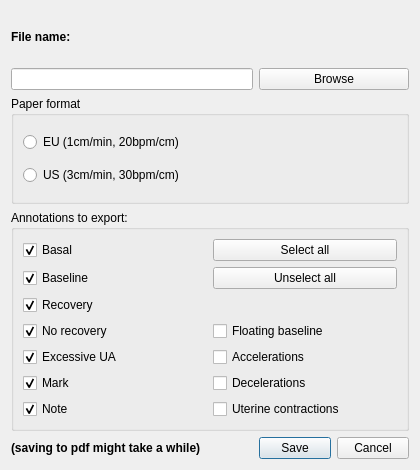
<?xml version="1.0" encoding="UTF-8"?>
<ui version="4.0">
 <class>ExportToPdf</class>
 <widget class="QWidget" name="ExportToPdf">
  <property name="geometry">
   <rect>
    <x>0</x>
    <y>0</y>
    <width>420</width>
    <height>470</height>
   </rect>
  </property>
  <property name="windowTitle">
   <string>Export to PDF</string>
  </property>
  <layout class="QGridLayout" name="gridLayout">
   <item row="0" column="1">
    <widget class="QLabel" name="label">
     <property name="maximumSize">
      <size>
       <width>16777215</width>
       <height>16777215</height>
      </size>
     </property>
     <property name="font">
      <font>
       <weight>75</weight>
       <bold>true</bold>
      </font>
     </property>
     <property name="text">
      <string>File name:</string>
     </property>
    </widget>
   </item>
   <item row="1" column="1" colspan="2">
    <widget class="QLineEdit" name="lnFileName"/>
   </item>
   <item row="1" column="3">
    <widget class="QPushButton" name="btnBrowse">
     <property name="maximumSize">
      <size>
       <width>16777215</width>
       <height>16777215</height>
      </size>
     </property>
     <property name="text">
      <string>Browse</string>
     </property>
    </widget>
   </item>
   <item row="5" column="1" rowspan="3" colspan="3">
    <widget class="QGroupBox" name="gbAnn">
     <property name="title">
      <string>Annotations to export:</string>
     </property>
     <layout class="QGridLayout" name="gridLayout_2">
      <item row="0" column="0">
       <widget class="QCheckBox" name="cbBasal">
        <property name="text">
         <string>Basal</string>
        </property>
        <property name="checked">
         <bool>true</bool>
        </property>
       </widget>
      </item>
      <item row="0" column="3">
       <widget class="QPushButton" name="btnSelectAll">
        <property name="text">
         <string>Select all</string>
        </property>
       </widget>
      </item>
      <item row="7" column="3">
       <widget class="QCheckBox" name="cbAccel">
        <property name="text">
         <string>Accelerations</string>
        </property>
       </widget>
      </item>
      <item row="8" column="3">
       <widget class="QCheckBox" name="cbDecel">
        <property name="text">
         <string>Decelerations</string>
        </property>
        <property name="tristate">
         <bool>false</bool>
        </property>
       </widget>
      </item>
      <item row="9" column="3">
       <widget class="QCheckBox" name="cbUA">
        <property name="text">
         <string>Uterine contractions</string>
        </property>
       </widget>
      </item>
      <item row="5" column="3">
       <widget class="QCheckBox" name="cbFloatingBaseline">
        <property name="text">
         <string>Floating baseline</string>
        </property>
       </widget>
      </item>
      <item row="8" column="0">
       <widget class="QCheckBox" name="cbMark">
        <property name="text">
         <string>Mark</string>
        </property>
        <property name="checked">
         <bool>true</bool>
        </property>
       </widget>
      </item>
      <item row="9" column="0">
       <widget class="QCheckBox" name="cbNote">
        <property name="text">
         <string>Note</string>
        </property>
        <property name="checked">
         <bool>true</bool>
        </property>
       </widget>
      </item>
      <item row="7" column="0">
       <widget class="QCheckBox" name="cbExcessiveUA">
        <property name="text">
         <string>Excessive UA</string>
        </property>
        <property name="checked">
         <bool>true</bool>
        </property>
       </widget>
      </item>
      <item row="4" column="0">
       <widget class="QCheckBox" name="cbRecovery">
        <property name="text">
         <string>Recovery</string>
        </property>
        <property name="checked">
         <bool>true</bool>
        </property>
       </widget>
      </item>
      <item row="5" column="0">
       <widget class="QCheckBox" name="cbNoRecovery">
        <property name="text">
         <string>No recovery</string>
        </property>
        <property name="checked">
         <bool>true</bool>
        </property>
       </widget>
      </item>
      <item row="1" column="3">
       <widget class="QPushButton" name="btnUnselect">
        <property name="text">
         <string>Unselect all</string>
        </property>
       </widget>
      </item>
      <item row="1" column="0">
       <widget class="QCheckBox" name="cbBaseline">
        <property name="text">
         <string>Baseline</string>
        </property>
        <property name="checked">
         <bool>true</bool>
        </property>
       </widget>
      </item>
     </layout>
    </widget>
   </item>
   <item row="2" column="1" rowspan="2" colspan="3">
    <widget class="QGroupBox" name="gbPaper">
     <property name="title">
      <string>Paper format</string>
     </property>
     <layout class="QVBoxLayout" name="verticalLayout">
      <item>
       <widget class="QRadioButton" name="rbPaperEU">
        <property name="text">
         <string>EU (1cm/min, 20bpm/cm)</string>
        </property>
       </widget>
      </item>
      <item>
       <widget class="QRadioButton" name="rbPaperUS">
        <property name="text">
         <string>US (3cm/min, 30bpm/cm)</string>
        </property>
       </widget>
      </item>
     </layout>
    </widget>
   </item>
   <item row="16" column="3">
    <widget class="QDialogButtonBox" name="buttonBox">
     <property name="maximumSize">
      <size>
       <width>150</width>
       <height>16777215</height>
      </size>
     </property>
     <property name="standardButtons">
      <set>QDialogButtonBox::Cancel|QDialogButtonBox::Save</set>
     </property>
     <property name="centerButtons">
      <bool>false</bool>
     </property>
    </widget>
   </item>
   <item row="16" column="1" colspan="2">
    <widget class="QLabel" name="lbStatus">
     <property name="font">
      <font>
       <pointsize>9</pointsize>
       <weight>75</weight>
       <bold>true</bold>
      </font>
     </property>
     <property name="text">
      <string>(saving to pdf might take a while)</string>
     </property>
    </widget>
   </item>
  </layout>
 </widget>
 <resources/>
 <connections/>
</ui>
